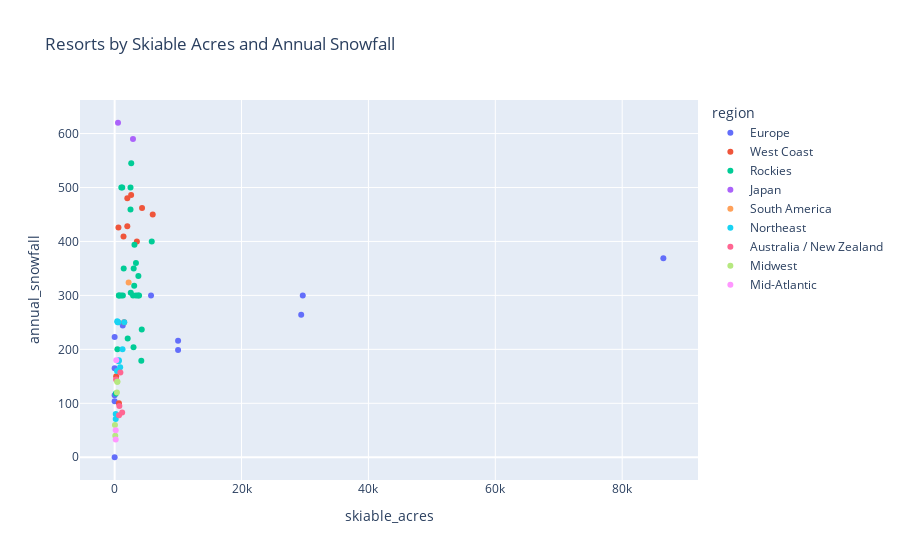

Source (notebook cell):
### Code cell
sorted_locations = locations.sort_values('skiable_acres', ascending=False)
fig = px.scatter(
    sorted_locations,
    x='skiable_acres',
    y='annual_snowfall',
    color='region',
    title='Resorts by Skiable Acres and Annual Snowfall',
    category_orders={'resort': sorted_locations['resort'].tolist()},
    hover_data=['resort', 'annual_snowfall', 'skiable_acres']
)
fig.show()

### Figure 1 — Plotly figure (JSON) as saved in the notebook; plotly's stock layout.template omitted (floating-point values rounded to 4 significant figures)
{"data": [{"customdata": [["St. Moritz"], ["Dolomiti Superski"], ["Chamonix Mont-Blanc"], ["Zermatt"], ["Grandvalira"], ["Kitzbühel"], ["Ischgl"], ["Courmayeur Mont Blanc"], ["Pila"], ["Monterosa Ski"], ["La Thuile - Espace San Bernardo"], ["Cervino Ski Paradise"]], "hovertemplate": "region=Europe<br>skiable_acres=%{x}<br>annual_snowfall=%{y}<br>resort=%{customdata[0]}<extra></extra>", "legendgroup": "Europe", "marker": {"color": "#636efa", "symbol": "circle"}, "mode": "markers", "name": "Europe", "orientation": "v", "showlegend": true, "type": "scatter", "x": [86487, 29652, 29405, 10000, 10000, 5732, 1273, 0, 0, 0, 0, 0], "xaxis": "x", "y": [369, 300, 264, 199, 216, 300, 244, 115, 0, 104, 165, 223], "yaxis": "y"}, {"customdata": [["Palisades Tahoe"], ["Mt. Bachelor"], ["Mammoth Mountain"], ["Crystal Mountain"], ["Sierra-at-Tahoe"], ["The Summit at Snoqualmie"], ["June Mountain"], ["Alyeska"], ["Big Bear Mountain Resort"], ["Cypress Mountain"], ["Snow Valley"]], "hovertemplate": "region=West Coast<br>skiable_acres=%{x}<br>annual_snowfall=%{y}<br>resort=%{customdata[0]}<extra></extra>", "legendgroup": "West Coast", "marker": {"color": "#EF553B", "symbol": "circle"}, "mode": "markers", "name": "West Coast", "orientation": "v", "showlegend": true, "type": "scatter", "x": [6000, 4318, 3500, 2600, 2000, 1994, 1500, 1400, 678, 600, 240], "xaxis": "x", "y": [450, 462, 400, 486, 480, 428, 250, 409, 100, 426, 150], "yaxis": "y"}, {"customdata": [["Big Sky"], ["Sun Peaks Resort"], ["Lake Louise"], ["RED Mountain"], ["Steamboat"], ["Deer Valley"], ["Snowmass"], ["Banff Sunshine"], ["Revelstoke"], ["Winter Park"], ["Snowbasin"], ["Panorama"], ["Schweitzer"], ["Alta"], ["Copper Mountain"], ["Snowbird"], ["Jackson Hole"], ["Sun Valley"], ["Arapahoe Basin"], ["Taos"], ["Solitude"], ["Brighton"], ["Aspen Highlands"], ["Eldora Mountain"], ["Aspen Mountain"], ["Buttermilk"], ["Norquay"]], "hovertemplate": "region=Rockies<br>skiable_acres=%{x}<br>annual_snowfall=%{y}<br>resort=%{customdata[0]}<extra></extra>", "legendgroup": "Rockies", "marker": {"color": "#00cc96", "symbol": "circle"}, "mode": "markers", "name": "Rockies", "orientation": "v", "showlegend": true, "type": "scatter", "x": [5850, 4270, 4200, 3850, 3741, 3700, 3362, 3358, 3121, 3081, 3000, 2975, 2900, 2614, 2538, 2500, 2500, 2054, 1428, 1294, 1200, 1050, 1010, 680, 673, 435, 190], "xaxis": "x", "y": [400, 237, 179, 300, 336, 300, 300, 360, 394, 318, 350, 204, 300, 545, 305, 500, 459, 220, 350, 300, 500, 500, 300, 300, 300, 200, 118], "yaxis": "y"}, {"customdata": [["Niseko United"], ["Lotte Arai Resort"]], "hovertemplate": "region=Japan<br>skiable_acres=%{x}<br>annual_snowfall=%{y}<br>resort=%{customdata[0]}<extra></extra>", "legendgroup": "Japan", "marker": {"color": "#ab63fa", "symbol": "circle"}, "mode": "markers", "name": "Japan", "orientation": "v", "showlegend": true, "type": "scatter", "x": [2889, 529], "xaxis": "x", "y": [590, 620], "yaxis": "y"}, {"customdata": [["Valle Nevado"]], "hovertemplate": "region=South America<br>skiable_acres=%{x}<br>annual_snowfall=%{y}<br>resort=%{customdata[0]}<extra></extra>", "legendgroup": "South America", "marker": {"color": "#FFA15A", "symbol": "circle"}, "mode": "markers", "name": "South America", "orientation": "v", "showlegend": true, "type": "scatter", "x": [2200], "xaxis": "x", "y": [324], "yaxis": "y"}, {"customdata": [["Killington"], ["Sugarloaf"], ["Sunday River"], ["Stratton"], ["Tremblant"], ["Sugarbush"], ["Pico"], ["Le Massif de Charlevoix"], ["Loon Mountain"], ["Cranmore"], ["Jiminy Peak"]], "hovertemplate": "region=Northeast<br>skiable_acres=%{x}<br>annual_snowfall=%{y}<br>resort=%{customdata[0]}<extra></extra>", "legendgroup": "Northeast", "marker": {"color": "#19d3f3", "symbol": "circle"}, "mode": "markers", "name": "Northeast", "orientation": "v", "showlegend": true, "type": "scatter", "x": [1509, 1240, 870, 670, 630, 581, 468, 406, 370, 170, 167], "xaxis": "x", "y": [250, 200, 167, 180, 178, 250, 250, 252, 160, 80, 71], "yaxis": "y"}, {"customdata": [["Thredbo"], ["Mt Hutt"], ["Mt Buller"], ["Coronet Peak"], ["The Remarkables"]], "hovertemplate": "region=Australia / New Zealand<br>skiable_acres=%{x}<br>annual_snowfall=%{y}<br>resort=%{customdata[0]}<extra></extra>", "legendgroup": "Australia / New Zealand", "marker": {"color": "#FF6692", "symbol": "circle"}, "mode": "markers", "name": "Australia / New Zealand", "orientation": "v", "showlegend": true, "type": "scatter", "x": [1186, 902, 741, 691, 220], "xaxis": "x", "y": [83, 157, 95, 78, 144], "yaxis": "y"}, {"customdata": [["The Highlands"], ["Boyne Mountain"], ["Blue Mountain"], ["Wild Mountain"], ["Buck Hill"]], "hovertemplate": "region=Midwest<br>skiable_acres=%{x}<br>annual_snowfall=%{y}<br>resort=%{customdata[0]}<extra></extra>", "legendgroup": "Midwest", "marker": {"color": "#B6E880", "symbol": "circle"}, "mode": "markers", "name": "Midwest", "orientation": "v", "showlegend": true, "type": "scatter", "x": [435, 415, 364, 100, 45], "xaxis": "x", "y": [140, 140, 120, 40, 60], "yaxis": "y"}, {"customdata": [["Snowshoe"], ["Camelback Resort"], ["Blue Mountain Resort"]], "hovertemplate": "region=Mid-Atlantic<br>skiable_acres=%{x}<br>annual_snowfall=%{y}<br>resort=%{customdata[0]}<extra></extra>", "legendgroup": "Mid-Atlantic", "marker": {"color": "#FF97FF", "symbol": "circle"}, "mode": "markers", "name": "Mid-Atlantic", "orientation": "v", "showlegend": true, "type": "scatter", "x": [257, 166, 164], "xaxis": "x", "y": [180, 50, 33], "yaxis": "y"}], "layout": {"legend": {"title": {"text": "region"}, "tracegroupgap": 0}, "title": {"text": "Resorts by Skiable Acres and Annual Snowfall"}, "xaxis": {"anchor": "y", "domain": [0, 1], "title": {"text": "skiable_acres"}}, "yaxis": {"anchor": "x", "domain": [0, 1], "title": {"text": "annual_snowfall"}}}}
